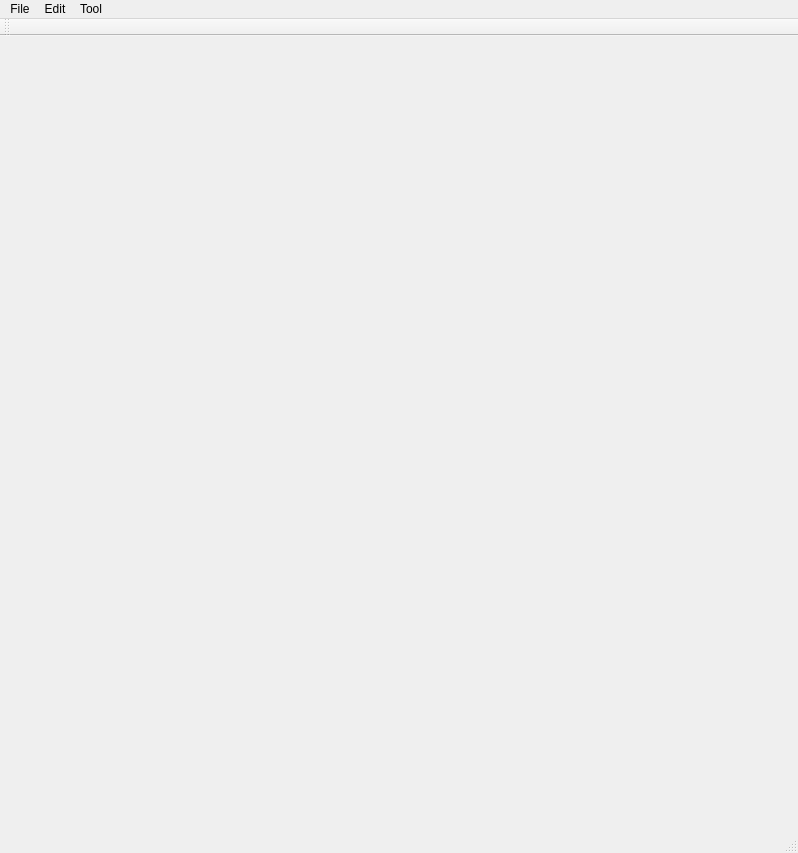
<?xml version="1.0" encoding="UTF-8"?>
<ui version="4.0">
 <class>MainWindowClass</class>
 <widget class="QMainWindow" name="MainWindowClass">
  <property name="geometry">
   <rect>
    <x>0</x>
    <y>0</y>
    <width>798</width>
    <height>853</height>
   </rect>
  </property>
  <property name="windowTitle">
   <string>Photo to 3D</string>
  </property>
  <widget class="QWidget" name="centralWidget"/>
  <widget class="QMenuBar" name="menuBar">
   <property name="geometry">
    <rect>
     <x>0</x>
     <y>0</y>
     <width>798</width>
     <height>21</height>
    </rect>
   </property>
   <widget class="QMenu" name="menuFile">
    <property name="title">
     <string>File</string>
    </property>
    <addaction name="actionClearBackground"/>
    <addaction name="actionOpenImage"/>
    <addaction name="separator"/>
    <addaction name="actionClearSilhouette"/>
    <addaction name="actionLoadSilhouette"/>
    <addaction name="actionSaveSilhouette"/>
    <addaction name="separator"/>
    <addaction name="actionOpenCGA"/>
    <addaction name="actionSaveCGA"/>
    <addaction name="actionSaveOBJ"/>
    <addaction name="separator"/>
    <addaction name="actionExit"/>
   </widget>
   <widget class="QMenu" name="menuOption">
    <property name="title">
     <string>Tool</string>
    </property>
    <widget class="QMenu" name="menuRendering">
     <property name="title">
      <string>Rendering</string>
     </property>
     <addaction name="actionLineRendering"/>
     <addaction name="actionHatchingRendering"/>
     <addaction name="actionSSAORendering"/>
    </widget>
    <addaction name="actionBuildingReconstruction"/>
    <addaction name="separator"/>
    <addaction name="actionMassReconstruction"/>
    <addaction name="actionAutoTest"/>
    <addaction name="separator"/>
    <addaction name="actionFacadeReconstruction"/>
    <addaction name="separator"/>
    <addaction name="actionOption"/>
    <addaction name="menuRendering"/>
   </widget>
   <widget class="QMenu" name="menuEdit">
    <property name="title">
     <string>Edit</string>
    </property>
    <addaction name="actionUndo"/>
   </widget>
   <addaction name="menuFile"/>
   <addaction name="menuEdit"/>
   <addaction name="menuOption"/>
  </widget>
  <widget class="QToolBar" name="mainToolBar">
   <attribute name="toolBarArea">
    <enum>TopToolBarArea</enum>
   </attribute>
   <attribute name="toolBarBreak">
    <bool>false</bool>
   </attribute>
  </widget>
  <widget class="QStatusBar" name="statusBar"/>
  <action name="actionOpenImage">
   <property name="text">
    <string>Open Image</string>
   </property>
  </action>
  <action name="actionExit">
   <property name="text">
    <string>Exit</string>
   </property>
  </action>
  <action name="actionMassReconstruction">
   <property name="text">
    <string>Mass Reconstruction</string>
   </property>
   <property name="shortcut">
    <string>Ctrl+P</string>
   </property>
  </action>
  <action name="actionNew">
   <property name="text">
    <string>New</string>
   </property>
   <property name="shortcut">
    <string>Ctrl+N</string>
   </property>
  </action>
  <action name="actionOpenCGA">
   <property name="text">
    <string>Open CGA</string>
   </property>
  </action>
  <action name="actionLoadSilhouette">
   <property name="text">
    <string>Load Silhouette</string>
   </property>
   <property name="shortcut">
    <string>Ctrl+O</string>
   </property>
  </action>
  <action name="actionSaveSilhouette">
   <property name="text">
    <string>Save Silhouette</string>
   </property>
   <property name="shortcut">
    <string>Ctrl+S</string>
   </property>
  </action>
  <action name="actionUndo">
   <property name="text">
    <string>Undo</string>
   </property>
   <property name="shortcut">
    <string>Ctrl+Z</string>
   </property>
  </action>
  <action name="actionExtractCameraParameter">
   <property name="text">
    <string>Extract Camera Parameter</string>
   </property>
  </action>
  <action name="actionParameterEstimationWithCameraCalibration">
   <property name="text">
    <string>Parameter Estimation with Camera Calibration</string>
   </property>
  </action>
  <action name="actionParameterDialog">
   <property name="text">
    <string>Parameter Dialog</string>
   </property>
  </action>
  <action name="actionSaveScreen">
   <property name="text">
    <string>Save Screen</string>
   </property>
  </action>
  <action name="actionOption">
   <property name="text">
    <string>Option</string>
   </property>
  </action>
  <action name="actionPenVanishingLine">
   <property name="checkable">
    <bool>true</bool>
   </property>
   <property name="text">
    <string>Vanishing Line</string>
   </property>
  </action>
  <action name="actionPenSilhouette">
   <property name="checkable">
    <bool>true</bool>
   </property>
   <property name="text">
    <string>Silhouette</string>
   </property>
  </action>
  <action name="actionClearLines">
   <property name="text">
    <string>Clear Lines</string>
   </property>
  </action>
  <action name="actionSaveLines">
   <property name="text">
    <string>Save Lines</string>
   </property>
  </action>
  <action name="actionLoadLines">
   <property name="text">
    <string>Load Lines</string>
   </property>
  </action>
  <action name="actionClearSilhouette">
   <property name="text">
    <string>Clear Silhouette</string>
   </property>
  </action>
  <action name="actionClearBackground">
   <property name="text">
    <string>Clear Background</string>
   </property>
  </action>
  <action name="actionAutoTest">
   <property name="text">
    <string>Auto Test</string>
   </property>
  </action>
  <action name="actionFacadeReconstruction">
   <property name="text">
    <string>Facade Reconstruction</string>
   </property>
  </action>
  <action name="actionTextureMapping">
   <property name="text">
    <string>Texture Mapping</string>
   </property>
  </action>
  <action name="actionLineRendering">
   <property name="checkable">
    <bool>true</bool>
   </property>
   <property name="text">
    <string>Line Rendering</string>
   </property>
  </action>
  <action name="actionSSAORendering">
   <property name="checkable">
    <bool>true</bool>
   </property>
   <property name="text">
    <string>SSAO</string>
   </property>
  </action>
  <action name="actionHatchingRendering">
   <property name="checkable">
    <bool>true</bool>
   </property>
   <property name="text">
    <string>Hatching</string>
   </property>
  </action>
  <action name="actionBuildingReconstruction">
   <property name="text">
    <string>Building Reconstruction</string>
   </property>
  </action>
  <action name="actionSaveOBJ">
   <property name="text">
    <string>Save OBJ</string>
   </property>
  </action>
  <action name="actionSaveCGA">
   <property name="text">
    <string>Save CGA</string>
   </property>
  </action>
  <action name="actionLoadSilhouetteOld">
   <property name="text">
    <string>Load Silhouette Old</string>
   </property>
  </action>
 </widget>
 <layoutdefault spacing="6" margin="11"/>
 <resources>
  <include location="MainWindow.qrc"/>
 </resources>
 <connections/>
</ui>
